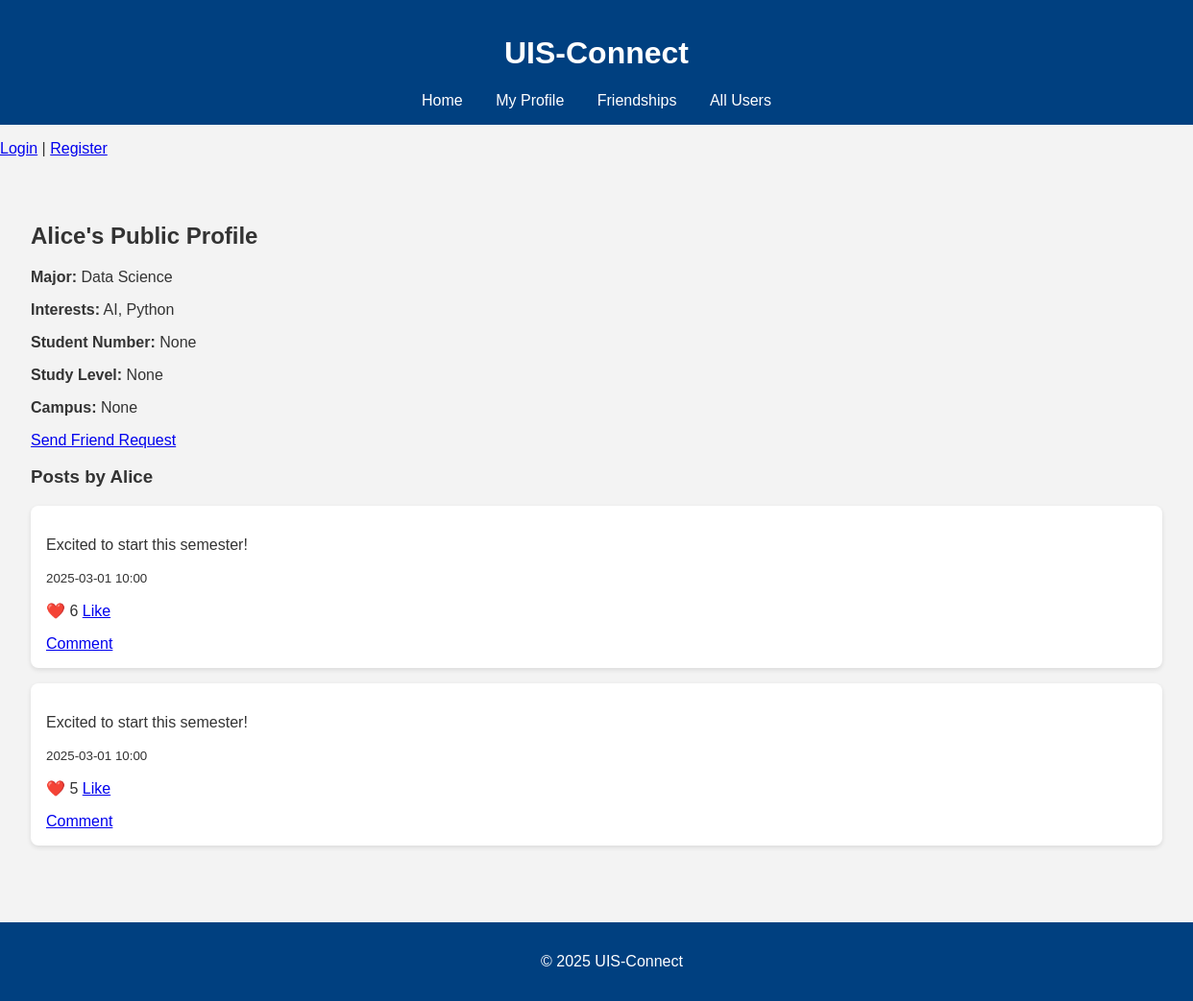
Page /users/1 on the committed database.
### tables this page shows
CREATE TABLE users (
    id INTEGER PRIMARY KEY AUTOINCREMENT,
    username TEXT NOT NULL,
    major TEXT,
    interests TEXT
, study_level TEXT CHECK (study_level IN ('Bachelor', 'Master', 'PhD')), campus TEXT CHECK (campus IN ('Ullandhaug', 'Bjergsted', 'Arkeologisk museum')), student_number TEXT);

CREATE TABLE posts (
    id INTEGER PRIMARY KEY AUTOINCREMENT,
    user_id INTEGER,
    content TEXT,
    timestamp TEXT,
    FOREIGN KEY(user_id) REFERENCES users(id)
);

### app.py (the view)
@app.route('/users/<int:user_id>')
def view_user(user_id):
    conn = get_db_connection()
    user = conn.execute("SELECT * FROM users WHERE id = ?", (user_id,)).fetchone()
    posts = conn.execute("""
        SELECT p.*,
               (SELECT COUNT(*) FROM likes WHERE post_id = p.id) AS like_count
        FROM posts p
        WHERE p.user_id = ?
        ORDER BY p.timestamp DESC
    """, (user_id,)).fetchall()
    conn.close()
    if not user:
        flash("User not found", "error")
        return redirect(url_for('users'))
    return render_template('user_profile.html', user=user, posts=posts)

### db_utils.py (called while the page is built)
def get_db_connection():
    conn = sqlite3.connect(DATABASE)
    conn.row_factory = sqlite3.Row
    return conn

### templates/user_profile.html
{% extends "base.html" %}
{% block content %}
<h2>{{ user.username }}'s Public Profile</h2>
<p><strong>Major:</strong> {{ user.major }}</p>
<p><strong>Interests:</strong> {{ user.interests }}</p>
<p><strong>Student Number:</strong> {{ user.student_number }}</p>
<p><strong>Study Level:</strong> {{ user.study_level }}</p>
<p><strong>Campus:</strong> {{ user.campus }}</p>
{% if session.user_id != user.id %}
    <p><a href="{{ url_for('send_friend_request_route', to_user_id=user.id) }}">Send Friend Request</a></p>
{% endif %}
<h3>Posts by {{ user.username }}</h3>
{% for post in posts %}
    <div class="post">
        <p>{{ post.content }}</p>
        <p><small>{{ post.timestamp }}</small></p>
        <p>❤️ {{ post.like_count }} <a href="{{ url_for('like', post_id=post.id) }}">Like</a></p>
        <a href="{{ url_for('post', post_id=post.id) }}">Comment</a>
    </div>
{% else %}
    <p>This user hasn’t posted anything yet.</p>
{% endfor %}
{% endblock %}

### static/style.css (style rules this page uses)
body { font-family: Arial, sans-serif; margin: 0; padding: 0; background-color: #f3f3f3; color: #333; }
.post, .comment { background-color: white; border-radius: 8px; padding: 1rem; margin-bottom: 1rem; box-shadow: 0 2px 5px rgba(0,0,0,0.1); }

### rows in the picture
users: username "Alice", major "Data Science", interests "AI, Python"
posts: content "Excited to start this semester!", timestamp "2025-03-01 10:00", like_count "6"
posts: content "Excited to start this semester!", timestamp "2025-03-01 10:00", like_count "5"

### other values in the picture
{{ user.student_number }} "None"
{{ user.study_level }} "None"
{{ user.campus }} "None"
